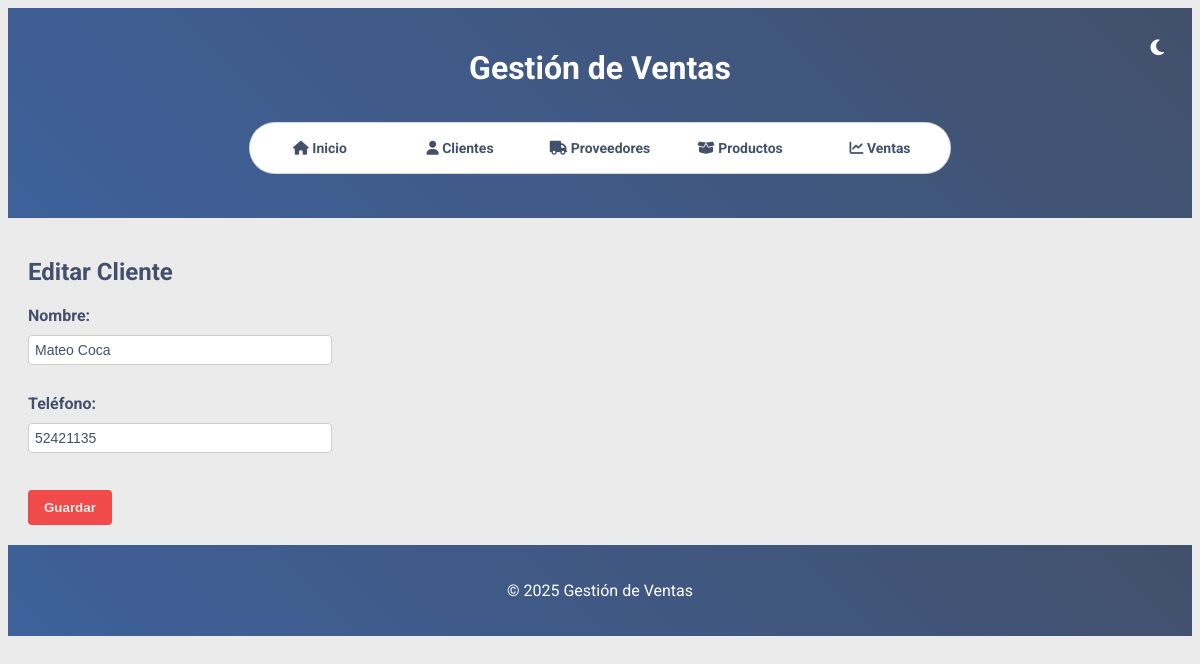
The page /clientes/editar/1 on the database as committed earlier.
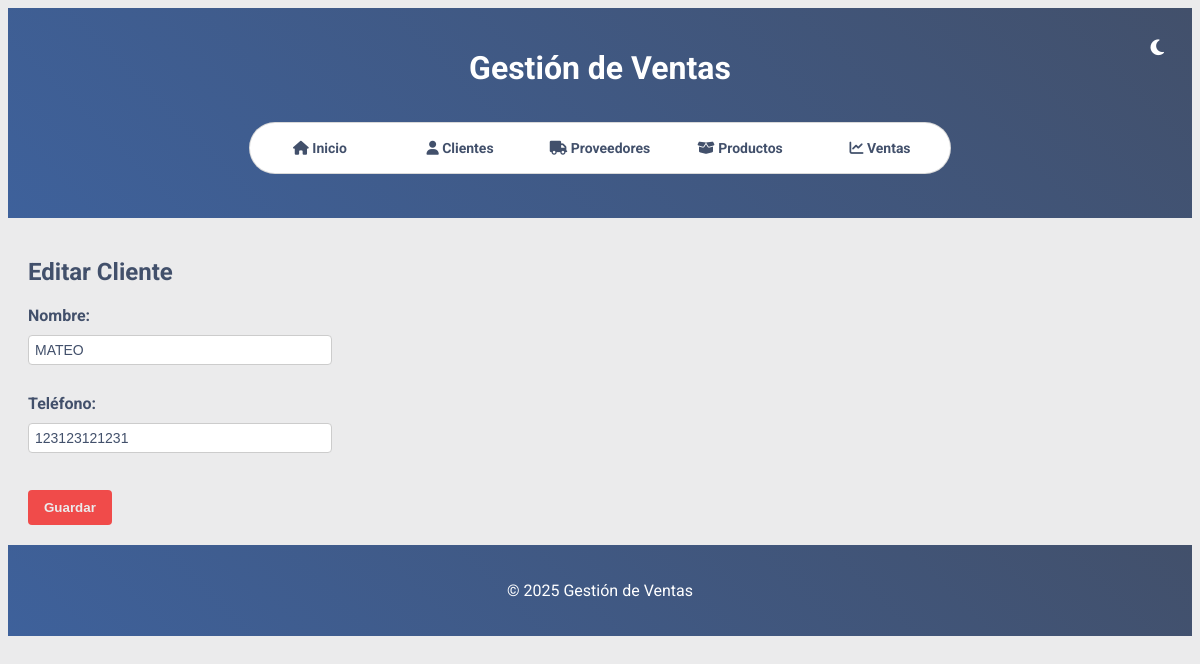
The same page on the database as committed later.
### models/cliente.py (models this page shows, shortened)
class Cliente(db.Model):
    __tablename__ = 'clientes'
    id = db.Column(db.Integer, primary_key=True)
    name = db.Column(db.String(50), nullable=False)
    telefono = db.Column(db.String(20), nullable=True)

### routes/clientes.py (the view)
@bp.route('/editar/<int:id>', methods=['GET', 'POST'])
def editar_cliente_view(id):
    if request.method == 'POST':
        name = request.form.get('name')
        telefono = request.form.get('telefono')
        update_cliente(id, name, telefono)
        flash('Cliente actualizado correctamente', 'success')
        return redirect(url_for('clientes.lista_clientes'))
    from models.cliente import Cliente
    cliente = Cliente.query.get_or_404(id)
    return render_template('clientes/editar.html', cliente=cliente)

### templates/clientes/editar.html (shortened to what this page needs)
{% extends "base.html" %}
{% block content %}
<h2>Editar Cliente</h2>
<form method="POST">
    <label for="name">Nombre:</label>
    <input type="text" name="name" id="name" value="{{ cliente.name }}" required>
    <br><br>
    <label for="telefono">Teléfono:</label>
    <input type="text" name="telefono" id="telefono" value="{{ cliente.telefono }}">
    <br><br>
    <button type="submit">Guardar</button>
</form>
{% endblock %}

Rows that differ between the two databases and show on the page:
changed Cliente: name "Mateo Coca" → "MATEO"; telefono "52421135" → "123123121231"
